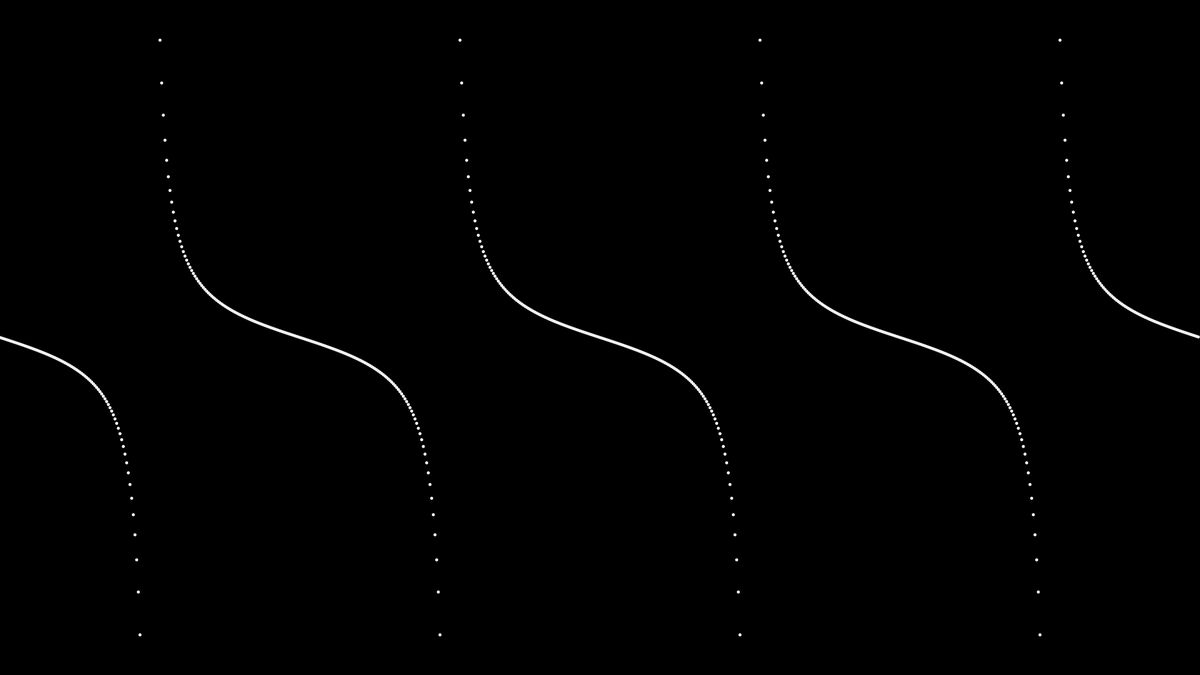
Frame 1 (no input)
Frame 60 (the mouse pressed at the canvas centre just before this capture): identical to frame 1, image omitted
Frame 120 (the mouse held since frame 60 and released just before this capture): identical to frame 1, image omitted

The Processing sketch that drew this single still picture (run headless with seeded random() and noise(); from frame 60 on, the mouse is pressed at the canvas centre):

// Processing sketch: art028
// ── art028.pde
void setup() {
    size(1920, 1080);
}

void draw() {
    background(0);
    noStroke();
    float x, y;
    float amount = 720;
    float size = 5;
    fill(#f1f1f1);
    for (int i = 0; i < amount; i++) {
        y = map(tan(radians(i)), -1, 1, -50, 50);
        x = map(i, 0, amount, 0, width);
        ellipse(x, y + height / 2, size, size);
    }
}
